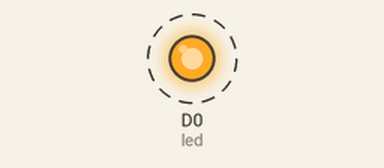
The sketch below on a simulated ESP8266 (NodeMCU). Parts: output pins drawn as LEDs (lit = HIGH). Dashed ring = blinking.

Above: at 0.5 s.
Timing chart, 0 to 4.6 s (numbered marks = the images above):
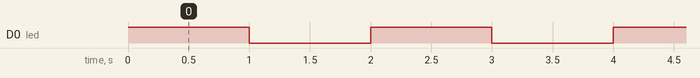

Measured:
- by itself, D0 (led): alternates HIGH for 1.0 s and LOW for 1.0 s

The sketch:

Practica1.ino
```cpp
/*
 * Project Práctica 1
 * Description: Hacer que un led parpadee en el pin D0.
 * Author: Javier Sánchez
 * Date: Octubre 6, 2020.
 */
int led = D0;
int tiempoS = 1000;

// setup() runs once, when the device is first turned on.
void setup() {
  // Put initialization like pinMode and begin functions here.
  pinMode(led, OUTPUT);
}

// loop() runs over and over again, as quickly as it can execute.
void loop() {
  // The core of your code will likely live here.
  digitalWrite(led, HIGH);
  delay(tiempoS);
  digitalWrite(led, LOW);
  delay(tiempoS);
}
```
